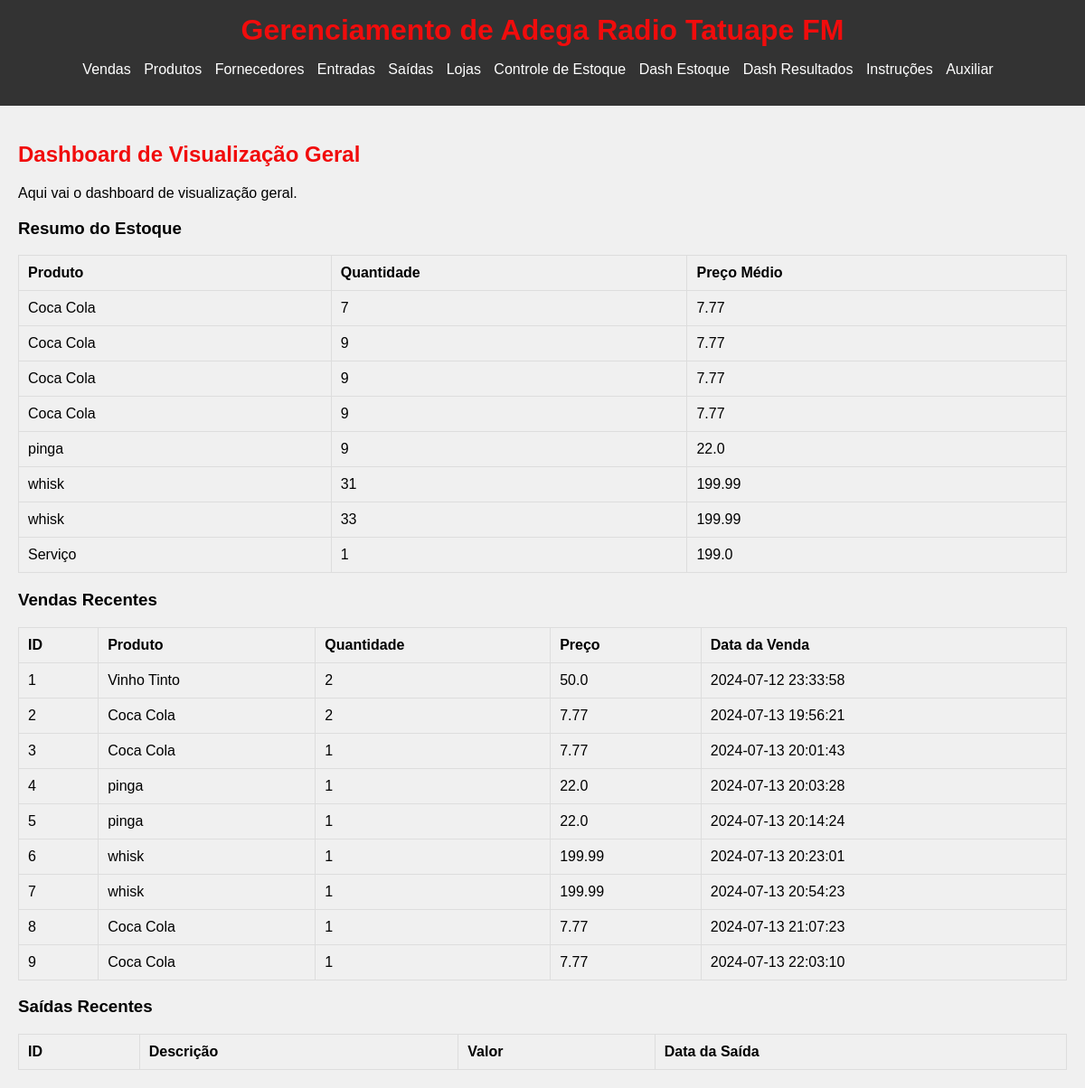
/dashboard, run on the app's committed database.
### tables this page shows
CREATE TABLE estoque (
        id INTEGER PRIMARY KEY AUTOINCREMENT,
        produto TEXT NOT NULL,
        quantidade INTEGER NOT NULL,
        preco REAL NOT NULL
    );

CREATE TABLE vendas (
        id INTEGER PRIMARY KEY AUTOINCREMENT,
        produto TEXT NOT NULL,
        quantidade INTEGER NOT NULL,
        preco REAL NOT NULL,
        data_venda TEXT NOT NULL
    );

### app.py (the view)
@app.route('/dashboard')
def dashboard():
    estoque = buscar_estoque()
    vendas = buscar_vendas()
    saidas = buscar_saidas()
    print(f"Estoque: {estoque}")
    print(f"Vendas: {vendas}")
    print(f"Saídas: {saidas}")
    return render_template('dash_vg.html', estoque=estoque, vendas=vendas, saidas=saidas)

### app.py (called while the page is built)
def buscar_estoque():
    conn = sqlite3.connect('adega.db')
    cursor = conn.cursor()
    cursor.execute("SELECT * FROM estoque")
    estoque = cursor.fetchall()
    conn.close()
    return estoque

def buscar_vendas():
    conn = sqlite3.connect('adega.db')
    cursor = conn.cursor()
    cursor.execute("SELECT * FROM vendas")
    vendas = cursor.fetchall()
    conn.close()
    return vendas

def buscar_saidas():
    conn = sqlite3.connect('adega.db')
    cursor = conn.cursor()
    cursor.execute("SELECT * FROM saidas")
    saidas = cursor.fetchall()
    conn.close()
    return saidas

### templates/dash_vg.html (shortened to what this page needs)
{% extends "base.html" %}
{% block content %}
<h2>Dashboard de Visualização Geral</h2>
<p>Aqui vai o dashboard de visualização geral.</p>
<h3>Resumo do Estoque</h3>
<table>
    <thead>
        <tr>
            <th>Produto</th>
            <th>Quantidade</th>
            <th>Preço Médio</th>
        </tr>
    </thead>
    <tbody>
        {% for produto in estoque %}
        <tr>
            <td>{{ produto[1] }}</td>
            <td>{{ produto[2] }}</td>
            <td>{{ produto[3] }}</td>
        </tr>
        {% endfor %}
    </tbody>
</table>
<h3>Vendas Recentes</h3>
<table>
    <thead>
        <tr>
            <th>ID</th>
            <th>Produto</th>
            <th>Quantidade</th>
            <th>Preço</th>
            <th>Data da Venda</th>
        </tr>
    </thead>
    <tbody>
        {% for venda in vendas %}
        <tr>
            <td>{{ venda[0] }}</td>
            <td>{{ venda[1] }}</td>
            <td>{{ venda[2] }}</td>
            <td>{{ venda[3] }}</td>
            <td>{{ venda[4] }}</td>
        </tr>
        {% endfor %}
    </tbody>
</table>
<h3>Saídas Recentes</h3>
<table>
    <thead>
        <tr>
            <th>ID</th>
            <th>Descrição</th>
            <th>Valor</th>
            <th>Data da Saída</th>
        </tr>
    </thead>
</table>
{% endblock %}

### static/styles.css (style rules this page uses)
body { font-family: Arial, sans-serif; margin: 20px; }
h1, h2 { color: #f10c0c; }
table { width: 100%; border-collapse: collapse; }
body { font-family: Arial, sans-serif; margin: 0; padding: 0; background-color: #f0f0f0; }
th, td { padding: 10px; border: 1px solid #ddd; text-align: left; }

### data on the page
estoque: produto "Coca Cola", quantidade "7", preco "7.77"
estoque: produto "Coca Cola", quantidade "9", preco "7.77"
estoque: produto "Coca Cola", quantidade "9", preco "7.77"
estoque: produto "Coca Cola", quantidade "9", preco "7.77"
estoque: produto "pinga", quantidade "9", preco "22.0"
estoque: produto "whisk", quantidade "31", preco "199.99"
estoque: produto "whisk", quantidade "33", preco "199.99"
estoque: produto "Serviço", quantidade "1", preco "199.0"
vendas: id "1", produto "Vinho Tinto", quantidade "2", preco "50.0", data_venda "2024-07-12 23:33:58"
vendas: id "2", produto "Coca Cola", quantidade "2", preco "7.77", data_venda "2024-07-13 19:56:21"
vendas: id "3", produto "Coca Cola", quantidade "1", preco "7.77", data_venda "2024-07-13 20:01:43"
vendas: id "4", produto "pinga", quantidade "1", preco "22.0", data_venda "2024-07-13 20:03:28"
vendas: id "5", produto "pinga", quantidade "1", preco "22.0", data_venda "2024-07-13 20:14:24"
vendas: id "6", produto "whisk", quantidade "1", preco "199.99", data_venda "2024-07-13 20:23:01"
vendas: id "7", produto "whisk", quantidade "1", preco "199.99", data_venda "2024-07-13 20:54:23"
vendas: id "8", produto "Coca Cola", quantidade "1", preco "7.77", data_venda "2024-07-13 21:07:23"
vendas: id "9", produto "Coca Cola", quantidade "1", preco "7.77", data_venda "2024-07-13 22:03:10"
